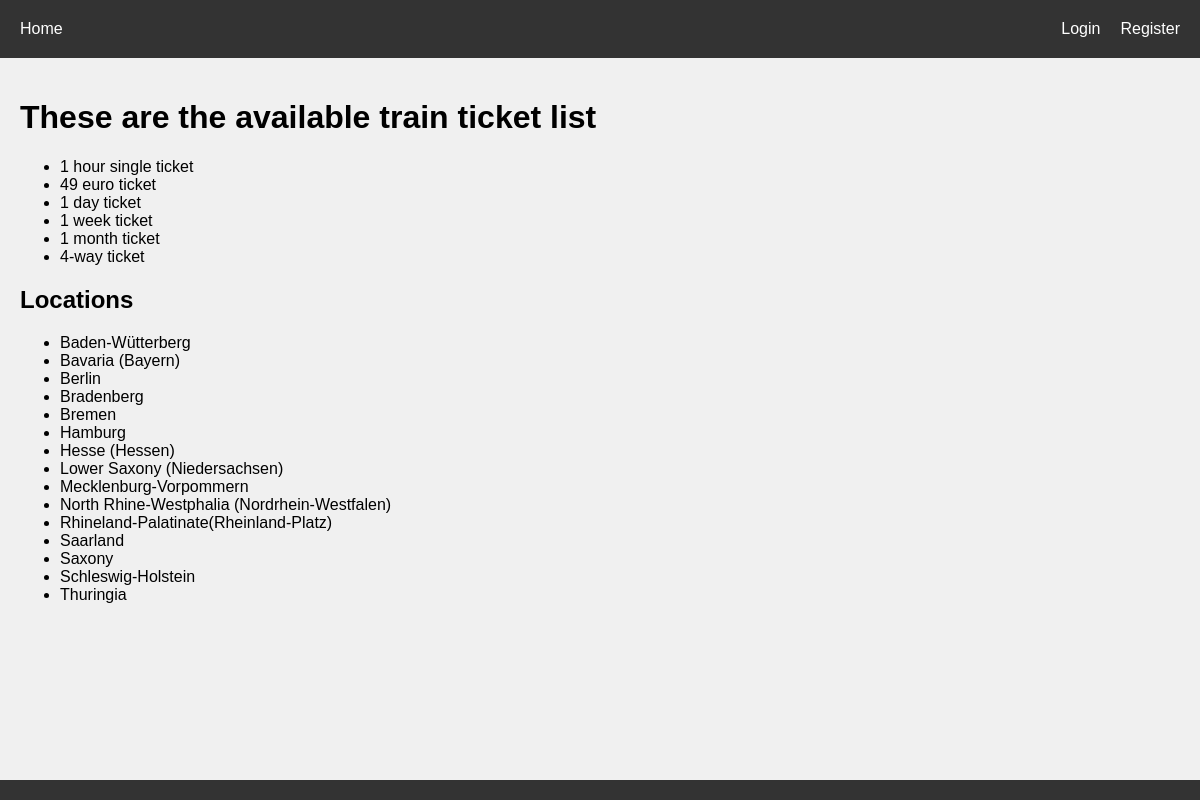
The page / on the database its author committed.
### tickets/models.py (models this page shows, shortened)
class Tickets(models.Model):
    name = models.CharField(max_length=24)
    text = models.TextField()
    created = models.DateTimeField(auto_now_add=True)

### locations/models.py (models this page shows)
class Locations(models.Model):
    name = models.CharField(max_length=64)
    text = models.TextField()
    created = models.DateTimeField(auto_now_add=True)

### home/views.py (the view)
# urls.py: 2. Add a URL to urlpatterns:  path('', views.home, name='home')
def home(request):
    all_tickets = Tickets.objects.all()
    all_locations = Locations.objects.all()
    return render(request, 'home/welcome.html',{'locations': all_locations, 'tickets': all_tickets})

### home/templates/home/welcome.html (shortened to what this page needs)
{% extends "base.html" %}
{% block content %}
<h1>These are the available train ticket list</h1>
    <ul>
        {% for ticket in tickets %}
            <li>{{ ticket.name }}</li>
        {% endfor %}
    </ul>
<h2>Locations</h2>
    <ul>
        {% for location in locations %}
            <li>{{ location.name }}</li>
        {% endfor %}
    </ul>
{% endblock %}

### static/css/style.css (style rules this page uses)
body { font-family: Arial, sans-serif; background-color: #f0f0f0; margin: 0; padding: 0; }

### rows shown on the page
Tickets: name "1 hour single ticket"
Tickets: name "49 euro ticket"
Tickets: name "1 day ticket"
Tickets: name "1 week ticket"
Tickets: name "1 month ticket"
Tickets: name "4-way ticket"
Locations: name "Baden-Wütterberg"
Locations: name "Bavaria (Bayern)"
Locations: name "Berlin"
Locations: name "Bradenberg"
Locations: name "Bremen"
Locations: name "Hamburg"
Locations: name "Hesse (Hessen)"
Locations: name "Lower Saxony (Niedersachsen)"
Locations: name "Mecklenburg-Vorpommern"
Locations: name "North Rhine-Westphalia (Nordrhein-Westfalen)"
Locations: name "Rhineland-Palatinate(Rheinland-Platz)"
Locations: name "Saarland"
Locations: name "Saxony"
Locations: name "Schleswig-Holstein"
Locations: name "Thuringia"
